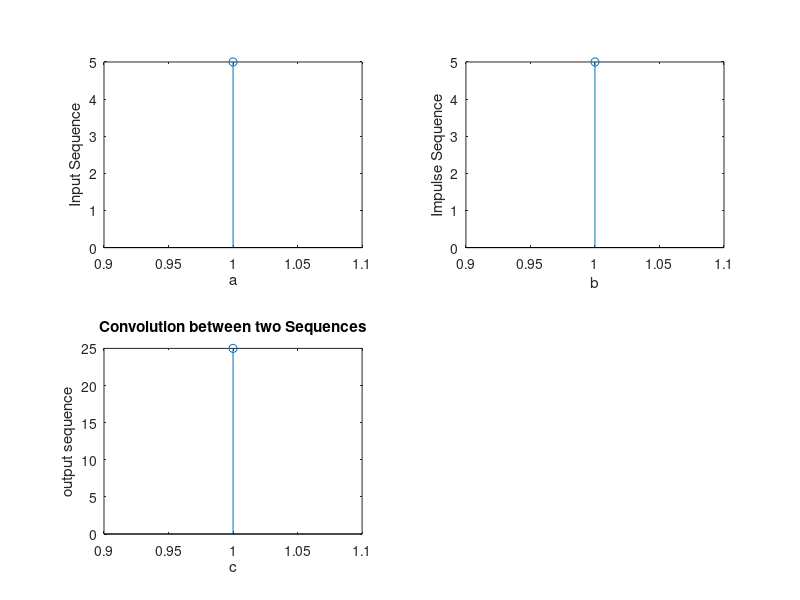

Source code (MATLAB):
x=input('enter the first sequence');
%enter the first sequence[1 2 3 4]
h=input('enter the second sequence');
%enter the second sequence[1 1 1 1]
y=conv(x,h);
subplot(2,2,1);
stem(x);
xlabel('a');
ylabel('Input Sequence');
subplot(2,2,2);
stem(h);
xlabel('b');
ylabel('Impulse Sequence');
subplot(2,2,3);
stem(y);
xlabel('c');
ylabel('output sequence');
title('Convolution between two Sequences');